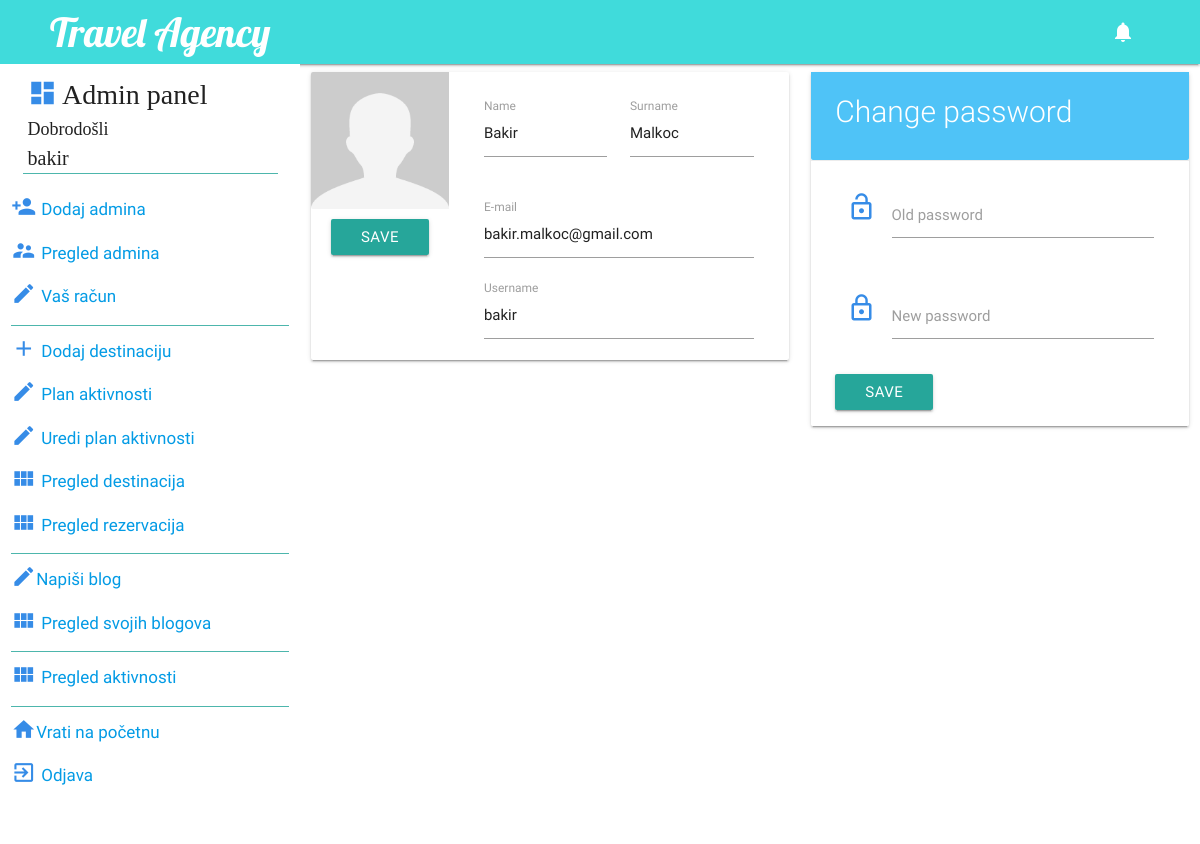
Page /racunKorisnika.php (signed in) on the committed database.
### tables this page shows
CREATE TABLE IF NOT EXISTS `korisnici` (
  `id_korisnika` int(100) NOT NULL AUTO_INCREMENT,
  `ime` text NOT NULL,
  `prezime` text NOT NULL,
  `email` varchar(100) NOT NULL,
  `korisnicko_ime` varchar(100) NOT NULL,
  `sifra` varchar(100) NOT NULL,
  `tip` varchar(50) NOT NULL DEFAULT 'administrator',
  PRIMARY KEY (`id_korisnika`)
);

### racunKorisnika.php (the view, shortened to what this page needs)
<?php
 include('db/konekcija.php');
    $dbidkorisnika = $_SESSION['id_kor'];
    $query = "SELECT * FROM korisnici WHERE id_korisnika = '$dbidkorisnika'";
?>
<!DOCTYPE html>
<html lang="en">
<head>
      <link type="text/css" rel="stylesheet" href="css/materialize.css"  media="screen,projection"/>
      <link type="text/css" rel="stylesheet" href="css/styleAdmin.css"  media="screen,projection"/>
      <link type="text/css" rel="stylesheet" href="css/animate.css"  media="screen,projection"/>
</head>
    <body>
      <?php  include 'adminPanel.php'; ?>
    <div class="row">
       <?php
       if( $res = mysqli_query($conn, $query)){
           if(mysqli_num_rows($res) > 0){
            while ($row = mysqli_fetch_array($res)){
        ?>
        <div class="col s5">
            <form action="" method="POST">
            <div class="card horizontal">
                <div class="card-image">
                 <img src="images/user.png" >
                    <div class="row" style="margin-bottom:0px;">
                        <div class="col s12 center-align">
                            <button  style="margin-top:10px;" class="btn waves-effect waves-light" value="submit"
                            type="submit" name="uredi" style="margin-bottom:15px;">
                                SAVE
                            </button>
                        </div>
                    </div>
                </div>
                <div class="card-content" style="padding-bottom: 0;">
                   <div class="row">
                        <div class="col s6">
                            <div class="input-field">
                                <input type="text" id="ime" name="ime" value="<?php echo $row['ime']; ?>">
                                <label for="ime">Name</label>
                            </div>
                        </div>
                        <div class="col s6">
                            <div class="input-field">
                                <input style="margin:0px !important;" type="text" id="prezime" name="prezime" value="<?php echo $row['prezime']; ?>">
                                <label for="prezime">Surname</label>
                            </div>
                        </div>
                    </div>
                    <div class="row">
                        <div class="col s12">
                            <div class="input-field">
                                <input style="margin:0px !important;" type="text" id="email" name="email" value="<?php echo $row['email']; ?>">
                                <label for="email">E-mail</label>
                            </div>
                        </div>
                    </div>
                    <div class="row">
                        <div class="col s12">
                            <div class="input-field">
                                <input style="margin:0px !important;" type="text" id="korisnicko_ime" name="korisnicko_ime" value="<?php echo $row['korisnicko_ime']; ?>">
                                <label for="korisnicko_ime">Username</label>
                            </div>
                        </div>
                    </div>
                    <div class="row" style="margin:0;">
                        <div class="col s12">
                        </div>
                    </div>
                </div>
            </div>
        </form>
        </div>
        <div class="col s4">
            <form action="" method="POST">
                <div class="card">
                    <div class="card-content light-blue lighten-2" >
                        <span class="card-title white-text" style="font-size: 30px;">Change password</span>
                    </div>
                    <div class="card-action">
                        <div class="row">
                            <div class="col s12">
                                <div class="input-field">
                                        <i class="material-icons prefix">lock_open</i>
                                        <input type="text" id="staraLozinka" name="staraLozinka">
                                        <label for="staraLozinka">Old password</label>
                                </div>
                            </div>
                        </div>
                        <div class="row" style="margin-bottom:10px;">
                            <div class="col s12">
                                <div class="input-field">
                                        <i class="material-icons prefix">lock_outline</i>
                                        <input type="text" id="novaLozinka" name="novaLozinka">
                                        <label for="novaLozinka">New password</label>
                                </div>
                            </div>
                        </div>
                        <div class="input-field">
                                <button class="btn waves-effect waves-light center-align" value="submit"
                                    type="submit" name="promjena">
                                    SAVE
                                </button>
                            </div>
                    </div>
                </div>
            </form>
        </div>
        <?php }
        }
     }
      ?>
    </div>
        <link rel="stylesheet" href="css/sweetalert2.min.css">
        <link rel="stylesheet" href="css/sweetalert2.css">
    </body>
</html>

### css/styleAdmin.css (style rules this page uses)
.material-icons { color: #368ce7 !important; }

### rows in the picture
korisnici: ime "Bakir", prezime "Malkoc", email "bakir.malkoc@gmail.com", korisnicko_ime "bakir"

### other values in the picture
$_SESSION['korisnik'] "bakir"
